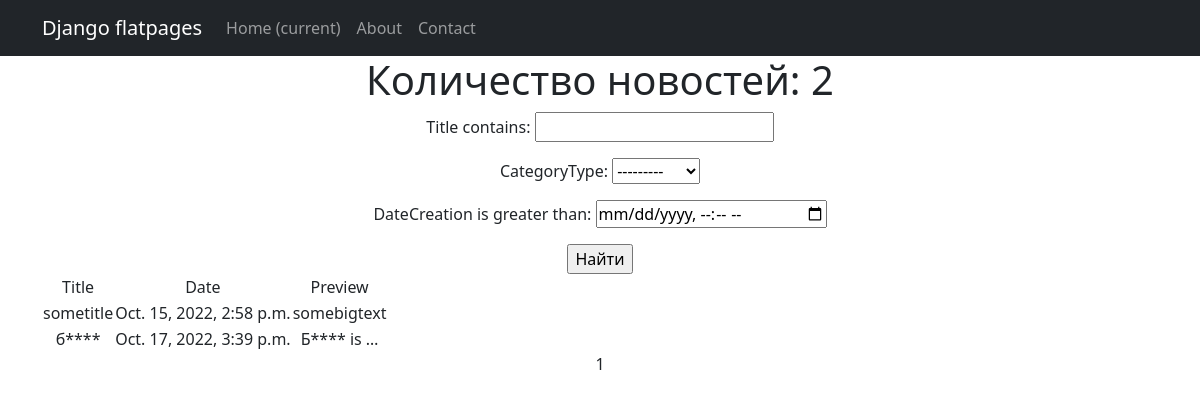
Before: /news/ with the older database file.
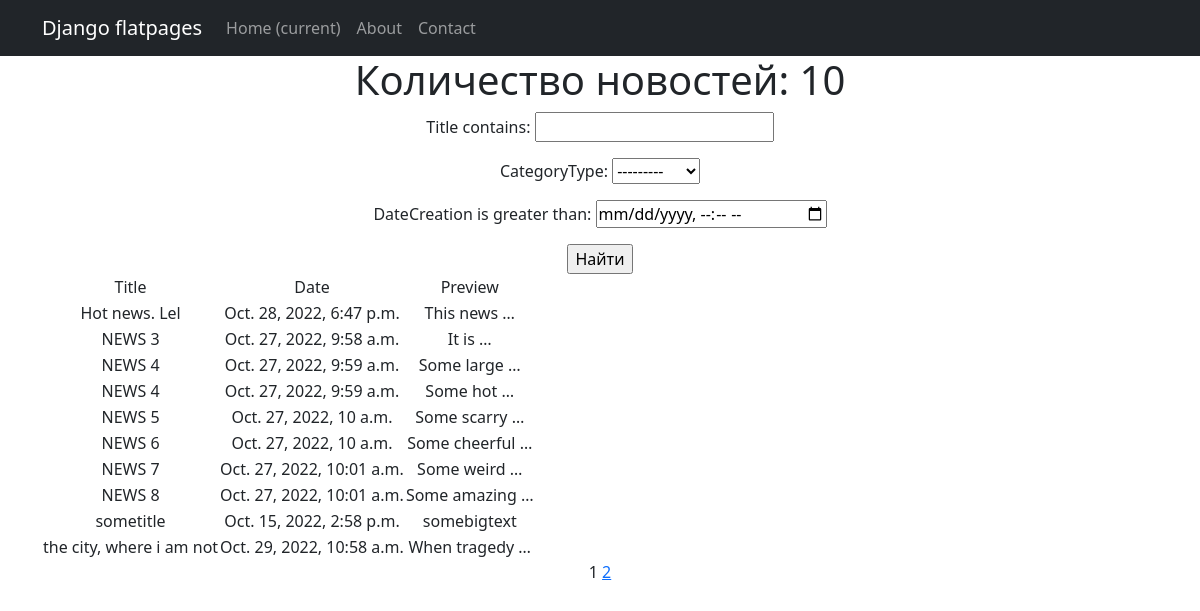
After: the same page with the newer database file.
### news/models.py (models this page shows, shortened)
class Post(models.Model):
    author = models.ForeignKey(Author, on_delete=models.CASCADE)
    NEWS = 'NW'
    ARTICLE = 'AR'
    CATEGORY_CHOISES = (
        (NEWS, 'Новость'),
        (ARTICLE, 'Статья'),
    )
    categoryType =  models.CharField(max_length= 2, choices=CATEGORY_CHOISES, default=ARTICLE)
    dateCreation = models.DateTimeField(auto_now_add=True)
    postCategory = models.ManyToManyField(Category, through='PostCategory')
    title = models.CharField(max_length=128)
    text = models.TextField()
    rating = models.SmallIntegerField(default=0)

### news/views.py (the view)
# urls.py: path('', PostList.as_view(), name='post_list'),
class PostList(ListView):
    model = Post
    ordering = 'title'
    template_name = 'news.html'
    context_object_name = 'post'
    paginate_by = 10
    def get_queryset(self):
        queryset = super().get_queryset()
        self.filterset = PostFilter(self.request.GET, queryset)
        return self.filterset.qs
    def get_context_data(self, **kwargs):
        context = super().get_context_data(**kwargs)
        context['filterset'] = self.filterset
        return context

### news/templatetags/custom_filters.py (called while the page is built)
@register.filter()
def censor(value):
    if not isinstance(value, str):
        raise TypeError(f"unresolved type '{type(value)}' expected  type 'str'")
    for word in value.split():
        if word.lower() in bad_words:
            value = value.replace(word, f"{word[0]}{'*' * (len(word) - 1)}")
    return value

### templates/news.html (shortened to what this page needs)
{% extends 'flatpages/default.html' %}
{% load custom_filters %}
{% block content %}
<h1>Количество новостей: {{post|length}}</h1>
<form action="" method="get">
  {{ filterset.form.as_p }}
  <input type="submit" value="Найти" />
</form>
<table>
    <tr>
        <td>Title</strong></td>
        <td>Date</strong></td>
        <td>Preview</strong></td>
    </tr>
    {% for posts in post %}
    <tr>
        <td>{{ posts.title|censor }}</td>
        <td>{{ posts.dateCreation }}</td>
        <td>{{ posts.text|truncatewords:2|censor }}</td>
    </tr>
    {% endfor %}
</table>
   {{ page_obj.number }}
   {% if page_obj.has_next %}
       <a href="?page={{ page_obj.next_page_number }}">{{ page_obj.next_page_number }}</a>
   {% endif %}
{% endblock content %}

### templates/flatpages/default.html (shortened to what this page needs)
<!DOCTYPE html>
<html lang="en">
    <head>
        {% load static %}
        <link href="{% static 'css/styles.css' %}" rel="stylesheet" />
    </head>
    <body>
<nav class="navbar navbar-expand-lg navbar-dark bg-dark static-top">
   <div class="container">
       <a class="navbar-brand" href="#">Django flatpages</a>
       <div class="collapse navbar-collapse" id="navbarResponsive">
           <ul class="navbar-nav ml-auto">
               <li class="nav-item active">
                   <a class="nav-link" href="#">Home
                       <span class="sr-only">(current)</span>
                   </a>
               </li>
               <li class="nav-item">
                   <a class="nav-link" href="/about/">About</a>
               </li>
               <li class="nav-item">
                   <a class="nav-link" href="/contacts/">Contact</a>
               </li>
           </ul>
       </div>
   </div>
</nav>
        <div class="container">
            <div class="row">
               <div class="col-lg-12 text-center">
                   {% block content %}
                   {% endblock content %}
               </div>
           </div>
        </div>
    </body>
</html>

Changed rows visible on the page:
no longer on this page (row unchanged): Post: title|censor "б****", dateCreation "Oct. 17, 2022, 3:39 p.m.", text|censor "Б**** is …"
added Post: title|censor "Hot news. Lel", dateCreation "Oct. 28, 2022, 6:47 p.m.", text|censor "This news …"
added Post: title|censor "NEWS 3", dateCreation "Oct. 27, 2022, 9:58 a.m.", text|censor "It is …"
added Post: title|censor "NEWS 4", dateCreation "Oct. 27, 2022, 9:59 a.m.", text|censor "Some large …"
added Post: title|censor "NEWS 4", dateCreation "Oct. 27, 2022, 9:59 a.m.", text|censor "Some hot …"
added Post: title|censor "NEWS 5", dateCreation "Oct. 27, 2022, 10 a.m.", text|censor "Some scarry …"
added Post: title|censor "NEWS 6", dateCreation "Oct. 27, 2022, 10 a.m.", text|censor "Some cheerful …"
added Post: title|censor "NEWS 7", dateCreation "Oct. 27, 2022, 10:01 a.m.", text|censor "Some weird …"
added Post: title|censor "NEWS 8", dateCreation "Oct. 27, 2022, 10:01 a.m.", text|censor "Some amazing …"
added Post: title|censor "the city, where i am not", dateCreation "Oct. 29, 2022, 10:58 a.m.", text|censor "When tragedy …"
Other visible differences:
{{ post|length }}: "2" → "10"
{{ page_obj.next_page_number }}: (not shown) → "2"
